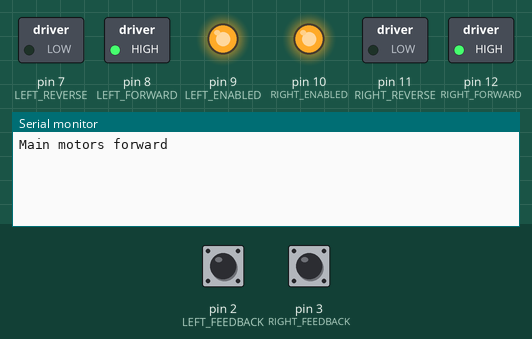
Recording of a sketch running on a simulated Arduino Uno, built with avr-gcc and run on an emulated ATmega328P. On the bench: switched loads named in the sketch (green lamp = pin HIGH), output pins drawn as LEDs (lit = HIGH), the last lines printed to the serial monitor. The test bench sets the inputs (shaded band); at power-on: pin 2 (LEFT_FEEDBACK) LOW, pin 3 (RIGHT_FEEDBACK) LOW.

Above: at 1.2 s.
1.3 s: pin 2 (LEFT_FEEDBACK) pulled HIGH for 0.15 s
At 1.9 s:
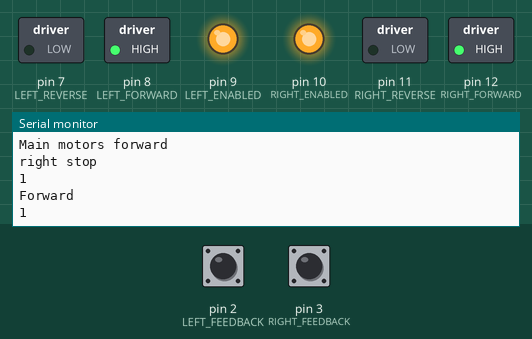
2.9 s: pin 3 (RIGHT_FEEDBACK) pulsed HIGH 2 times (0.12 s each, 0.3 s apart)
At 4.6 s:
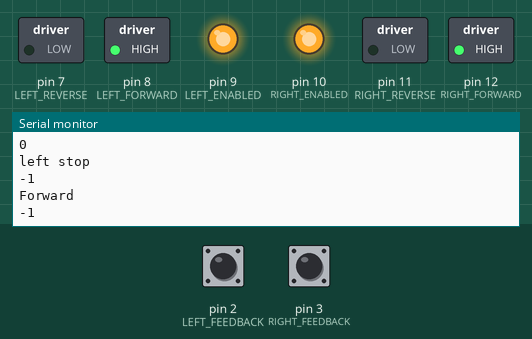
Timing chart, 0 to 6.1 s (numbered marks = the images above; inputs shaded):
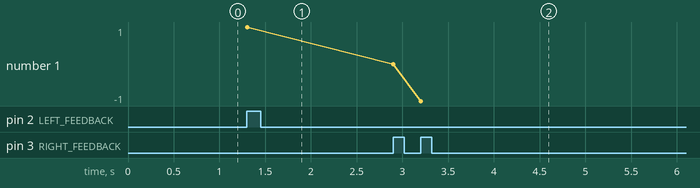

The sketch:

Story_6.ino.ino
```cpp
const int LEFT_FORWARD = 8;
const int RIGHT_FORWARD = 12;
const int LEFT_REVERSE = 7;
const int RIGHT_REVERSE = 11 ;
const int LEFT_ENABLED = 9;
const int RIGHT_ENABLED = 10;
const int LEFT_FEEDBACK = 2;
const int RIGHT_FEEDBACK = 3;

int start_time = 0;
int current_time = 0;

volatile int leftcounter = 0;
volatile int rightcounter = 0;

void Left_Motor_Forward()
{
   digitalWrite(LEFT_FORWARD, HIGH);
   analogWrite(LEFT_ENABLED, 255);
   digitalWrite(LEFT_REVERSE, LOW);
}

void Left_Motor_Reverse()
{
   digitalWrite(LEFT_ENABLED, HIGH);
   digitalWrite(LEFT_REVERSE, HIGH);
   digitalWrite(LEFT_FORWARD, LOW);
}

void Left_Motor_Full_Stop()
{
   digitalWrite(LEFT_ENABLED, HIGH);
   digitalWrite(LEFT_REVERSE, HIGH);
   digitalWrite(LEFT_FORWARD, HIGH);
}

void Right_Motor_Forward()
{
   digitalWrite(RIGHT_FORWARD, HIGH);
   analogWrite(RIGHT_ENABLED, 255);
   digitalWrite(RIGHT_REVERSE, LOW);
}

void Right_Motor_Reverse()
{
   digitalWrite(RIGHT_ENABLED, HIGH);
   digitalWrite(RIGHT_REVERSE, HIGH);
   digitalWrite(RIGHT_FORWARD, LOW);
}

void Right_Motor_Full_Stop()
{
   digitalWrite(RIGHT_ENABLED, HIGH);
   digitalWrite(RIGHT_REVERSE, HIGH);
   digitalWrite(RIGHT_FORWARD, HIGH);
}

void Both_Motors_Full_Stop()
{
  Left_Motor_Full_Stop();
  Right_Motor_Full_Stop();
}

void Both_Motors_Forward()
{
  Left_Motor_Forward();
  Right_Motor_Forward();
}

void Both_Motors_Reverse()
{
  Left_Motor_Reverse();
  Right_Motor_Reverse();
}

void LeftMotorISR()
{
  // counts the pulses
  leftcounter++;
  Mainloop();
}

void RightMotorISR()
{
  // counts the pulses
  rightcounter++;
  Mainloop();
}

void left_slow()
{
     analogWrite(LEFT_ENABLED, 0);
     digitalWrite(LEFT_REVERSE, LOW);
     digitalWrite(LEFT_FORWARD, HIGH);
}

void right_slow()
{
     analogWrite(RIGHT_ENABLED, 0);
     digitalWrite(RIGHT_REVERSE, LOW);
     digitalWrite(RIGHT_FORWARD, HIGH);
}

void timer()
{
    int current_time = millis();

    if (leftcounter >= 926 || rightcounter >= 926)

    {
     Both_Motors_Full_Stop();
     Serial.println("end");
      delay (500);
      exit(0);
    }
}

void Mainloop()
{
  int difference = leftcounter-rightcounter;
  if(difference != 0)
  {

  }
  if (difference < 0)
  {
    right_slow();
    Serial.println("left stop");
    Serial.println(difference);
    timer();

  }
  else if (difference > 0)
    {

     left_slow();
     Serial.println("right stop");
     Serial.println(difference);

     timer();
  }
    Both_Motors_Forward();
    Serial.println("Forward");
    Serial.println(difference);
    timer();
}

/*void timer()
{
    int current_time = millis();

    if (leftcounter >= 960 || rightcounter >= 960);
    {
      Both_Motors_Full_Stop();

}
*/
void setup()
{
  attachInterrupt(digitalPinToInterrupt(LEFT_FEEDBACK),LeftMotorISR,RISING);
  attachInterrupt(digitalPinToInterrupt(RIGHT_FEEDBACK),RightMotorISR,RISING);

  pinMode(LEFT_FORWARD, OUTPUT);
  pinMode(RIGHT_FORWARD, OUTPUT);
  pinMode(LEFT_REVERSE, OUTPUT);
  pinMode(RIGHT_REVERSE, OUTPUT);
  pinMode(LEFT_ENABLED, OUTPUT);
  pinMode(RIGHT_ENABLED, OUTPUT);

  Serial.begin(115200);

  start_time = millis();


Both_Motors_Forward();
Serial.println("Main motors forward");
}

void loop()
{
//Both_Motors_Forward();
//Serial.println("Main motors forward");
timer();
}
```

Measured:
- after the input at 1.3 s, the serial monitor: prints a new line at once (image 1)
- after the input at 2.9 s, the serial monitor: prints a new line at once (image 2)
- plotted number 1: 1 → -1 after the input at 2.9 s
